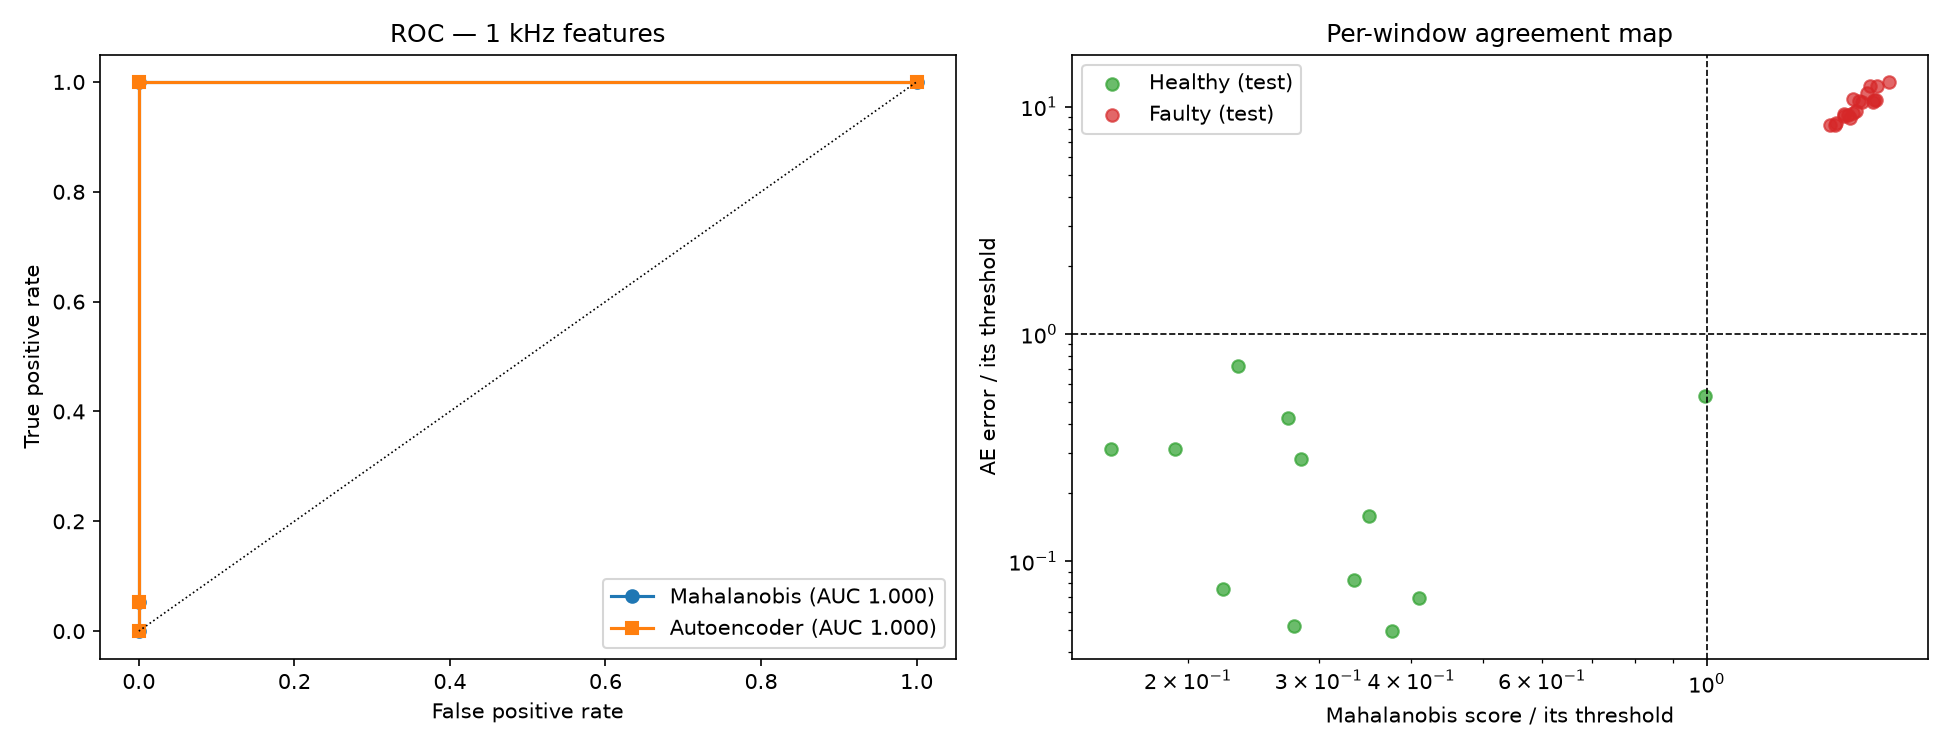

Here is the Python script that generated this plot:
import numpy as np
import torch
import torch.nn as nn
import matplotlib.pyplot as plt
from sklearn.metrics import roc_curve, roc_auc_score

torch.manual_seed(0); np.random.seed(0)

# --- Rebuild 1 kHz features (same as mpu_preview.py) ---
import scipy.io as sio
from scipy.signal import decimate

FS, WINDOW = 1000, 512
BANDS = [(5, 50), (50, 120), (120, 250), (250, 500)]

def extract_features(signal, fs, window):
    n = len(signal) // window
    rows = []
    for i in range(n):
        seg = signal[i*window:(i+1)*window]
        rms = np.sqrt(np.mean(seg**2))
        spec = np.abs(np.fft.rfft(seg * np.hanning(window))) / window
        freqs = np.fft.rfftfreq(window, d=1/fs)
        pf = freqs[np.argmax(spec[1:]) + 1]
        be = [np.sum(spec[(freqs >= lo) & (freqs < hi)]**2) for lo, hi in BANDS]
        rows.append([rms, pf] + be)
    return np.array(rows)

healthy = decimate(sio.loadmat("97.mat")["X097_DE_time"].flatten(), 12)
faulty  = decimate(sio.loadmat("105.mat")["X105_DE_time"].flatten(), 12)
feat_h = extract_features(healthy, FS, WINDOW)
feat_f = extract_features(faulty, FS, WINDOW)

N_TRAIN = int(len(feat_h) * 0.7)
train_raw, test_h_raw, test_f_raw = feat_h[:N_TRAIN], feat_h[N_TRAIN:], feat_f

# ================= Detector 1: Mahalanobis =================
mu = train_raw.mean(axis=0)
cov = np.cov(train_raw, rowvar=False)
cov += np.eye(cov.shape[0]) * 1e-9 * np.trace(cov)
cov_inv = np.linalg.inv(cov)
maha = lambda A: np.sqrt(np.einsum('ij,jk,ik->i', A - mu, cov_inv, A - mu))

m_train, m_h, m_f = maha(train_raw), maha(test_h_raw), maha(test_f_raw)

# ================= Detector 2: Autoencoder =================
f_mean, f_std = train_raw.mean(axis=0), train_raw.std(axis=0) + 1e-9
norm = lambda A: (A - f_mean) / f_std
Xtr = torch.tensor(norm(train_raw), dtype=torch.float32)

model = nn.Sequential(nn.Linear(6,4), nn.ReLU(), nn.Linear(4,3), nn.ReLU(),
                      nn.Linear(3,4), nn.ReLU(), nn.Linear(4,6))
opt = torch.optim.Adam(model.parameters(), lr=1e-3)
for _ in range(2000):
    opt.zero_grad(); loss = ((model(Xtr) - Xtr)**2).mean(); loss.backward(); opt.step()

def ae_err(A):
    with torch.no_grad():
        t = torch.tensor(norm(A), dtype=torch.float32)
        return ((model(t) - t)**2).mean(dim=1).numpy()

a_train, a_h, a_f = ae_err(train_raw), ae_err(test_h_raw), ae_err(test_f_raw)

# ============ Fair thresholds: 99th percentile of training ============
thr_m = np.percentile(m_train, 99)
thr_a = np.percentile(a_train, 99)

def report(name, s_h, s_f, thr):
    fp, fn = np.sum(s_h > thr), np.sum(s_f <= thr)
    margin = s_f.min() / s_h.max()
    print(f"{name:<14} FP {fp}/{len(s_h)}  FN {fn}/{len(s_f)}  "
          f"healthy-max {s_h.max():.3g}  faulty-min {s_f.min():.3g}  margin {margin:.2f}x")
    return fp, fn

print(f"1 kHz features | train {N_TRAIN}, test_h {len(test_h_raw)}, test_f {len(test_f_raw)}")
report("Mahalanobis", m_h, m_f, thr_m)
report("Autoencoder", a_h, a_f, thr_a)

# ============ Threshold-free comparison: ROC / AUC ============
y_true  = np.concatenate([np.zeros(len(m_h)), np.ones(len(m_f))])
auc_m = roc_auc_score(y_true, np.concatenate([m_h, m_f]))
auc_a = roc_auc_score(y_true, np.concatenate([a_h, a_f]))
print(f"AUC  Mahalanobis: {auc_m:.4f}   Autoencoder: {auc_a:.4f}")

fpr_m, tpr_m, _ = roc_curve(y_true, np.concatenate([m_h, m_f]))
fpr_a, tpr_a, _ = roc_curve(y_true, np.concatenate([a_h, a_f]))

fig, axes = plt.subplots(1, 2, figsize=(13, 5))
axes[0].plot(fpr_m, tpr_m, label=f"Mahalanobis (AUC {auc_m:.3f})", marker="o")
axes[0].plot(fpr_a, tpr_a, label=f"Autoencoder (AUC {auc_a:.3f})", marker="s")
axes[0].plot([0,1], [0,1], "k:", linewidth=0.8)
axes[0].set_xlabel("False positive rate"); axes[0].set_ylabel("True positive rate")
axes[0].set_title("ROC — 1 kHz features"); axes[0].legend()

for scores, label, c in [(np.concatenate([m_h/thr_m, a_h/thr_a]), "", None)]:
    pass  # (placeholder—right panel below)

axes[1].scatter(m_h/thr_m, a_h/thr_a, label="Healthy (test)", color="tab:green", alpha=0.7)
axes[1].scatter(m_f/thr_m, a_f/thr_a, label="Faulty (test)", color="tab:red", alpha=0.7)
axes[1].axvline(1, color="k", linestyle="--", linewidth=0.8)
axes[1].axhline(1, color="k", linestyle="--", linewidth=0.8)
axes[1].set_xscale("log"); axes[1].set_yscale("log")
axes[1].set_xlabel("Mahalanobis score / its threshold")
axes[1].set_ylabel("AE error / its threshold")
axes[1].set_title("Per-window agreement map")
axes[1].legend()
plt.tight_layout()
plt.savefig("head_to_head.png", dpi=150)
plt.show()
